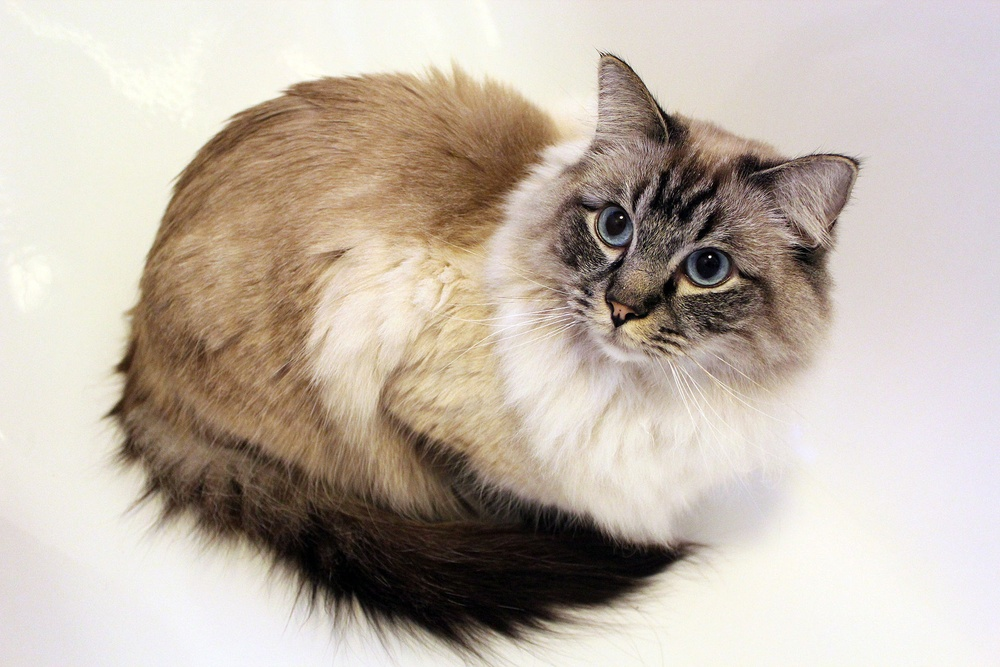
#> input picture 86-image-rotate-flip/kitty.jpg, 1000 x 667 px, shrunk from 1920 x 1280 before the run
$ python main.py
#> lines starting #> are read from the running program, lines starting #| are printed output that depends on the picture
from PIL import Image

kity = Image.open("kitty.jpg")
#> kity is the input picture: PIL image 1000x667 RGB; mean R, G, B 192.9, 181.4, 170

# Rotate, then save
kity.rotate(90, expand=True).save("kitty-r90.jpg")
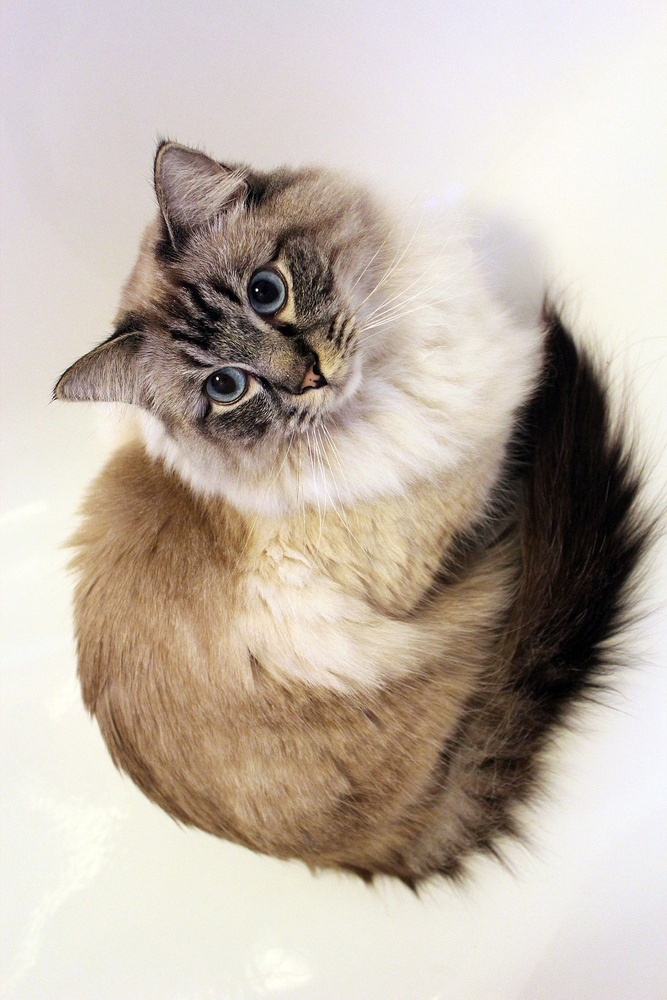
#> saved as kitty-r90.jpg: PIL image 667x1000 RGB; mean R, G, B 192.9, 181.4, 170
print("Rotated image saved.")

# Flip, then save
kity.transpose(Image.FLIP_TOP_BOTTOM).save("kitty-vert-flip.jpg")
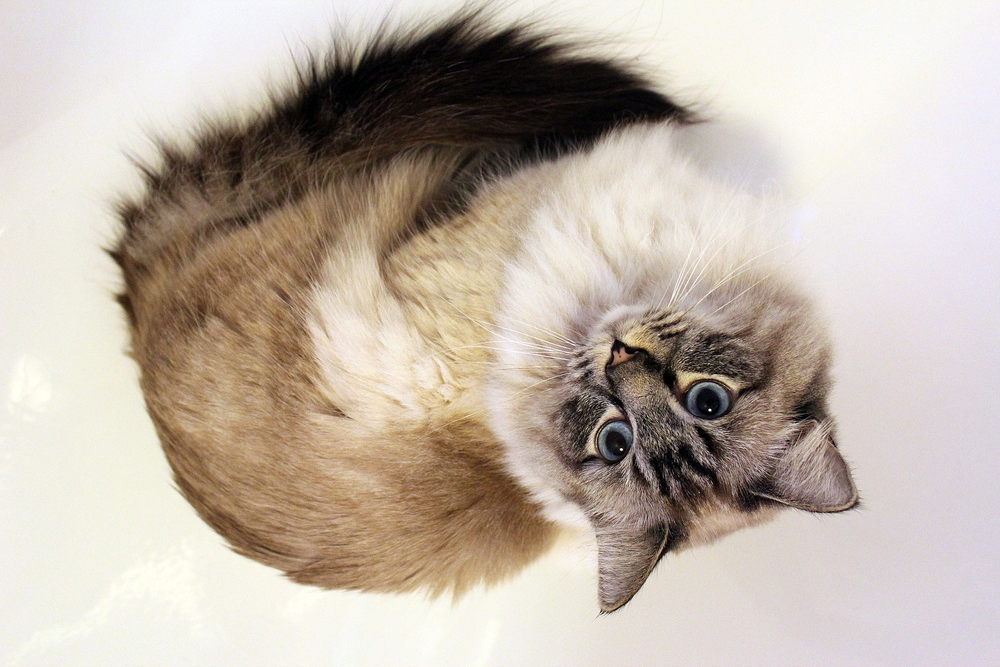
#> saved as kitty-vert-flip.jpg: PIL image 1000x667 RGB; mean R, G, B 192.9, 181.4, 170
print("Flipped image saved.")
